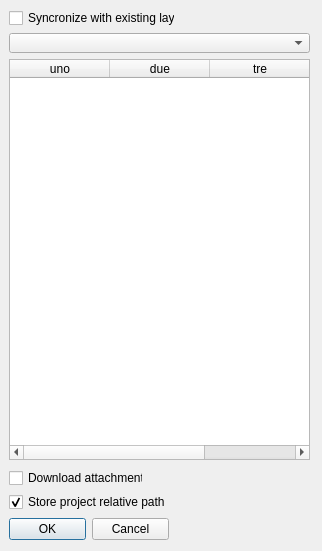
<?xml version="1.0" encoding="UTF-8"?>
<ui version="4.0">
 <class>dataCollectDialog</class>
 <widget class="QDialog" name="dataCollectDialog">
  <property name="geometry">
   <rect>
    <x>0</x>
    <y>0</y>
    <width>322</width>
    <height>551</height>
   </rect>
  </property>
  <property name="windowTitle">
   <string>Import collected data</string>
  </property>
  <widget class="QDialogButtonBox" name="buttonBox">
   <property name="geometry">
    <rect>
     <x>9</x>
     <y>517</y>
     <width>160</width>
     <height>25</height>
    </rect>
   </property>
   <property name="orientation">
    <enum>Qt::Horizontal</enum>
   </property>
   <property name="standardButtons">
    <set>QDialogButtonBox::Cancel|QDialogButtonBox::Ok</set>
   </property>
  </widget>
  <widget class="QCheckBox" name="syncroCheckBox">
   <property name="geometry">
    <rect>
     <x>9</x>
     <y>9</y>
     <width>166</width>
     <height>18</height>
    </rect>
   </property>
   <property name="text">
    <string>Syncronize with existing layer</string>
   </property>
  </widget>
  <widget class="QComboBox" name="layerComboBox">
   <property name="geometry">
    <rect>
     <x>9</x>
     <y>33</y>
     <width>301</width>
     <height>20</height>
    </rect>
   </property>
   <property name="editable">
    <bool>false</bool>
   </property>
  </widget>
  <widget class="QCheckBox" name="downloadCheckBox">
   <property name="geometry">
    <rect>
     <x>9</x>
     <y>469</y>
     <width>134</width>
     <height>18</height>
    </rect>
   </property>
   <property name="text">
    <string>Download attachments</string>
   </property>
  </widget>
  <widget class="QCheckBox" name="relativePathsCheckBox">
   <property name="geometry">
    <rect>
     <x>9</x>
     <y>493</y>
     <width>156</width>
     <height>18</height>
    </rect>
   </property>
   <property name="text">
    <string>Store project relative paths</string>
   </property>
   <property name="checked">
    <bool>true</bool>
   </property>
  </widget>
  <widget class="QTableWidget" name="fieldTable">
   <property name="geometry">
    <rect>
     <x>9</x>
     <y>59</y>
     <width>301</width>
     <height>401</height>
    </rect>
   </property>
   <column>
    <property name="text">
     <string>uno</string>
    </property>
   </column>
   <column>
    <property name="text">
     <string>due</string>
    </property>
   </column>
   <column>
    <property name="text">
     <string>tre</string>
    </property>
   </column>
  </widget>
 </widget>
 <resources/>
 <connections>
  <connection>
   <sender>buttonBox</sender>
   <signal>accepted()</signal>
   <receiver>dataCollectDialog</receiver>
   <slot>accept()</slot>
   <hints>
    <hint type="sourcelabel">
     <x>248</x>
     <y>254</y>
    </hint>
    <hint type="destinationlabel">
     <x>157</x>
     <y>274</y>
    </hint>
   </hints>
  </connection>
  <connection>
   <sender>buttonBox</sender>
   <signal>rejected()</signal>
   <receiver>dataCollectDialog</receiver>
   <slot>reject()</slot>
   <hints>
    <hint type="sourcelabel">
     <x>316</x>
     <y>260</y>
    </hint>
    <hint type="destinationlabel">
     <x>286</x>
     <y>274</y>
    </hint>
   </hints>
  </connection>
 </connections>
</ui>
